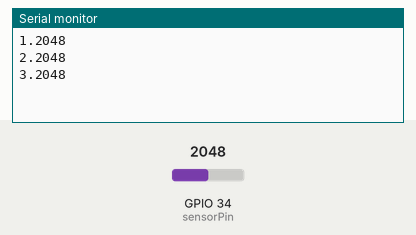
This sketch was run on a simulated ESP32. On the bench: the last lines printed to the serial monitor. Inputs (shaded band) come from the test bench; at power-on: GPIO 34 (sensorPin) = 2048.

Above: at 1.3 s.
1.4 s: GPIO 34 (sensorPin) set to 2866
At 1.9 s:
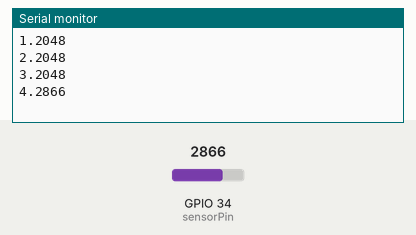
2.9 s: GPIO 34 (sensorPin) set to 3603
At 3.4 s:
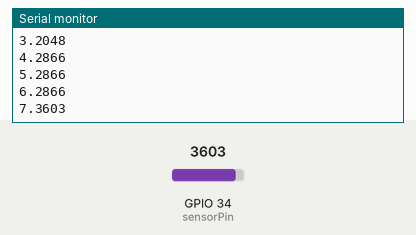
Timing chart, 0 to 5.9 s (numbered marks = the images above; inputs shaded):
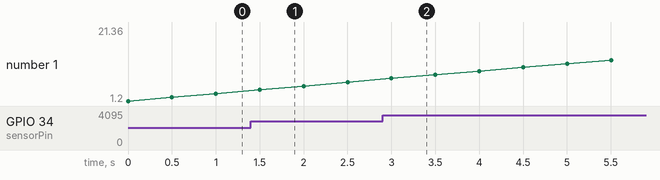

Measured:
- after the input at 1.4 s, the serial monitor: prints a new line after 0.10 s (image 1)
- after the input at 2.9 s, the serial monitor: prints a new line after 0.10 s (image 2)
- plotted number 1: 3.2 → 6.29 after the input at 1.4 s, 6.29 → 21.36 after the input at 2.9 s

The sketch:

capasitive_moisture_calibrator.ino
```cpp
/*
  ESP32 Soil Moisture Sensor Calibrator
  Capacitive soil moisture sensor.
  By Ramiyan
*/


// Soil Moisture
const int AirValue = 2900;
const int WaterValue = 1015;
int ADC_1_Pins[] = {32,33,34,35,36,39};

const int sensorPin = 34;  /* Soil moisture sensor Analog O/P pin */
int soilMoistureValue = 0;
int soilMoisturePercent = 0;
int i =1;


void setup(void){
    Serial.begin(115200);     /* Set the baudrate to 115200*/

}

void loop(){

//  char strBuf[20];
//  for(int i=0; i < ADC_1_Pins.length(); i++){
//
//    sprintf(strBuf, "Pin %d : %d", ADC_1_Pins[i], analogRead(ADC_1_Pins[i]) );
//    Serial.println(strBuf);
//
//  }

  soilMoistureValue = analogRead(sensorPin);

  Serial.print(i);
  Serial.print(".");
  Serial.println(soilMoistureValue);
  i++;
  delay(500);
//  Serial.println(soilMoistureValue);
//  soilMoisturePercent=map(soilMoistureValue, AirValue, WaterValue, 0, 100);
//  Serial.print("Soil Moist % = ");
//  Serial.println(soilMoisturePercent);

//  _moisture = ( 100 - ( (sensor_analog/4095.00) * 100 ) );
//  Serial.print("Moisture = ");
//  Serial.print(_moisture);  /* Print Moisture on the serial window */
//  Serial.println("%");

  //Set the payload to publish.
  //sprintf(msg, "{\"moisture\":%d,\"unit\": \"%\"}");


}
```
